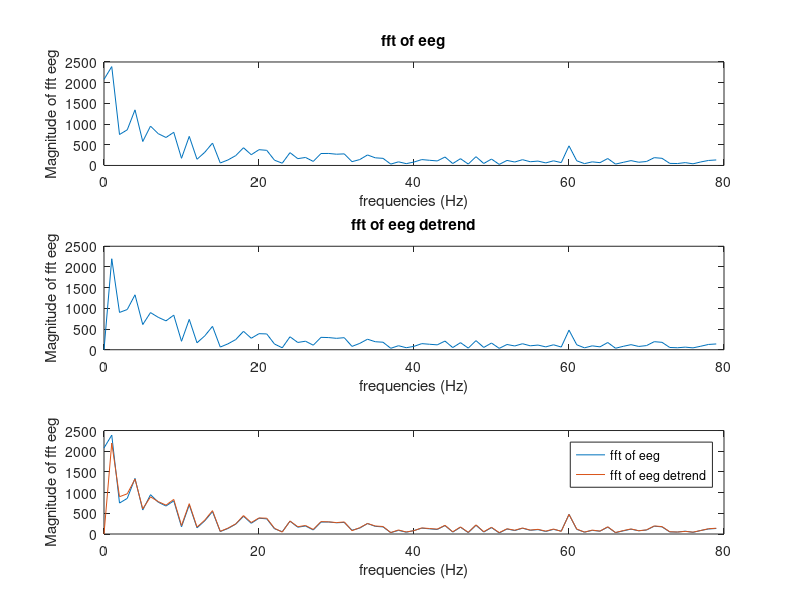
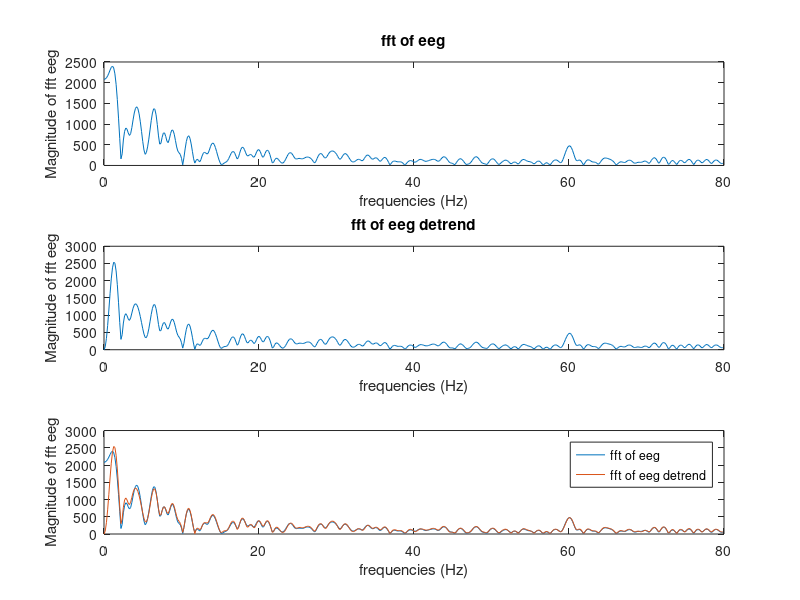

MATLAB code to generate these figures, in order:
data_org = importdata('eeg_data.mat');

trial = -1;
channel = -1;
while (trial<0 | trial>61) & (channel<0 | channel > 64)
    trial = input('Escolha um trial de [1-61]: ');
    channel = input('Escolha um channel de [1-64]: ');
end 

eeg = data_org.trial{trial}(channel,:);

N = length(eeg); 
fs = data_org.fsample;
T = N/fs;
f = (0:N-1)/T;
t = data_org.time{trial};

eeg_detrend = detrend(eeg); 

ffteeg = abs(fft(eeg));
ffteeg_detrend = abs(fft(eeg_detrend));

nfft = 1024;
ffteeg_nfft = abs(fft(eeg,nfft)); 
ffteeg_detrend_nfft = abs(fft(eeg_detrend,nfft)); 
f_nfft = (0:nfft-1)*fs/nfft;

figure(1); 
subplot(3,1,1),plot(f(1:N/2),ffteeg(1:N/2));
title('fft of eeg');
xlabel('frequencies (Hz)');
ylabel('Magnitude of fft eeg');
subplot(3,1,2),plot(f(1:N/2),ffteeg_detrend(1:N/2));
title('fft of eeg detrend');
xlabel('frequencies (Hz)');
ylabel('Magnitude of fft eeg');
subplot(3,1,3),plot(f(1:N/2),[ffteeg(1:N/2);ffteeg_detrend(1:N/2)]);
legend('fft of eeg','fft of eeg detrend');
xlabel('frequencies (Hz)');
ylabel('Magnitude of fft eeg');

figure(2); 
subplot(3,1,1),plot(f_nfft(1:nfft/2),ffteeg_nfft(1:nfft/2));
title('fft of eeg');
xlabel('frequencies (Hz)');
ylabel('Magnitude of fft eeg');
subplot(3,1,2),plot(f_nfft(1:nfft/2),ffteeg_detrend_nfft(1:nfft/2));
title('fft of eeg detrend');
xlabel('frequencies (Hz)');
ylabel('Magnitude of fft eeg');
subplot(3,1,3),plot(f_nfft(1:nfft/2),[ffteeg_nfft(1:nfft/2);ffteeg_detrend_nfft(1:nfft/2)]);
legend('fft of eeg','fft of eeg detrend');
xlabel('frequencies (Hz)');
ylabel('Magnitude of fft eeg');
